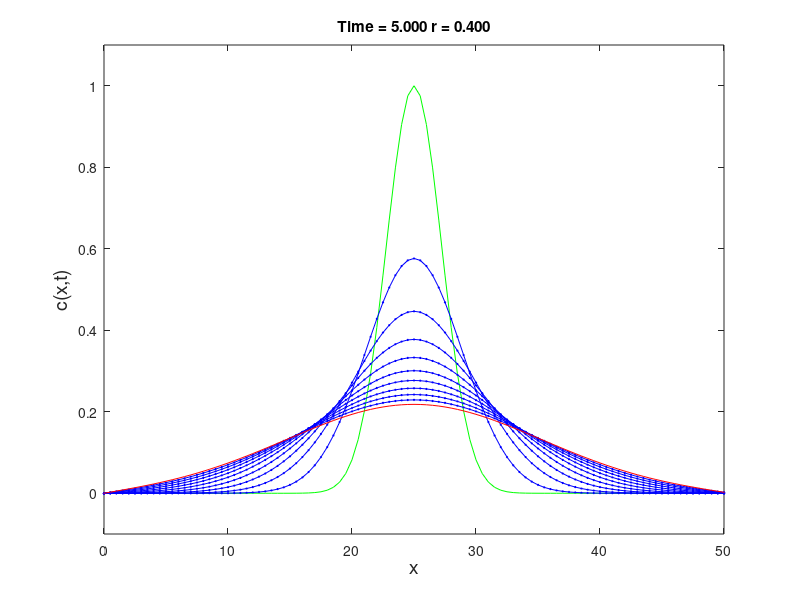

MATLAB code for this plot:
% classic explicit finite difference solution to 1d diffusion equation
% with exponential initial distribution

% clear workspace
clear
clc

%define variables
xmin = 0;
xmax = 50;          % 50m domain
N = 100;            % no. of cells = no. nodes - 1
D = 10;             % diffusion coefficient
dt = 0.01;        % time step 
t = 0;              % initial time
tmax = 5;         % max value of time


% discretization of domain
dx = (xmax - xmin)/N;
x = xmin - dx : dx : xmax + dx;  
% x values go from xmin to xmax in steps of dx with two external nodes

% set initial conditions
c0 = exp(-0.1*(x-25).^2);

% plot initial distribution
plot(x,c0,'g-');     
axis([xmin xmax -0.1 1.1] )
xlabel('x','fontsize', 14)
ylabel('c(x,t)','fontsize',14)
hold on

c = c0;             % set initial conditions for c
cnew = c0;          % set initial conditions for c at next time step

% set up time loop
nsteps = tmax/dt;
r = D*dt/(dx*dx);   % Fourier number

% set number of time steps between plots
tplotnum = 50*dt;
tplot = tplotnum;

for n = 1: nsteps
        
    % for loop for classic explicit scheme
    for j = 2 : N + 2
        cnew(j) = r*c(j+1) + (1 - 2*r)*c(j) + r*c(j-1);
    end
    
    % boundary conditions
    cnew(1) = 2*r*c(2)+(1-2*r)*c(1);%c(1);
    cnew(2) = (1-r)*c(2)+r*c(1);
    cnew(N+3) = c(N+3);
    
    % update t and c
    t = t + dt;
    c = cnew;
    
    % calculate exact solution
    % exact = exp(-200*(x - 0.25 - u*t).^2);

    if (t>=tplot)
        
        % plot exact solution
        % plot(x, exact, 'r-');
        % plot numerical solution
        plot(x,c,'bo-','markerfacecolor','b','markersize',1);
        title(sprintf('Time = %1.3f r = %1.3f',t,r ))
        tplot = tplot + tplotnum;
    end
    shg
    pause(dt);

end
plot(x,c,'r-');
title(sprintf('Time = %1.3f r = %1.3f',t,r ))
hold off

    % open output file
    outfile = 'DiffusionExplicit.dat';
    file1 = fopen(outfile,'w');
    % write data to file
    format2='dx=%1.3f dt=%1.3f D=%1.3f r=%1.3f \r\n';
    fprintf(file1,format2,dx,dt,D,r);
    fprintf(file1,'t=%1.3f \r\n',t);
    fprintf(file1,'x c_init c_final \r\n');
    format2 = '%1.3f %1.3f %1.3f \r\n'; 
    % for loop for output
    for i = 2 : N + 2
        fprintf(file1,format2,x(i), c0(i), c(i));
    end
    fclose(file1);
